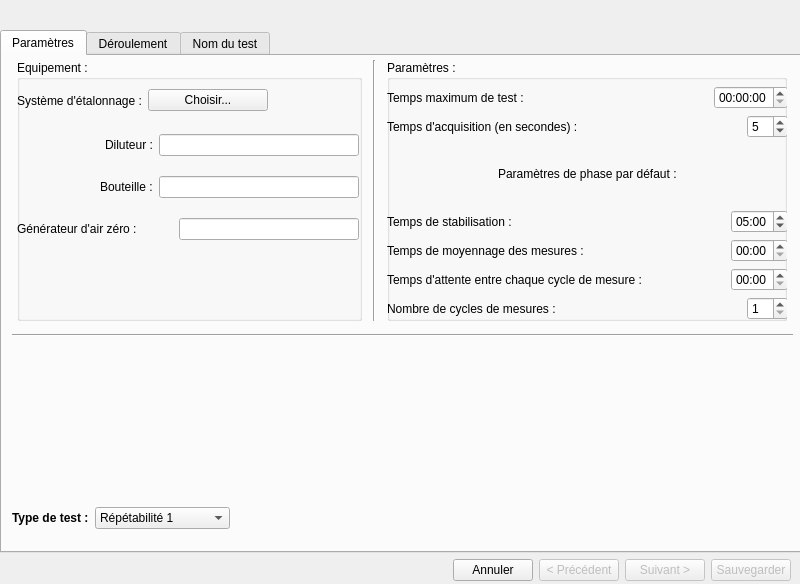
<?xml version="1.0" encoding="UTF-8"?>
<ui version="4.0">
 <class>CreationTest</class>
 <widget class="QWidget" name="CreationTest">
  <property name="windowModality">
   <enum>Qt::ApplicationModal</enum>
  </property>
  <property name="geometry">
   <rect>
    <x>0</x>
    <y>0</y>
    <width>800</width>
    <height>584</height>
   </rect>
  </property>
  <property name="windowTitle">
   <string>Création de test</string>
  </property>
  <widget class="QWidget" name="layoutWidget">
   <property name="geometry">
    <rect>
     <x>0</x>
     <y>30</y>
     <width>801</width>
     <height>551</height>
    </rect>
   </property>
   <layout class="QVBoxLayout" name="verticalLayout_3">
    <property name="sizeConstraint">
     <enum>QLayout::SetNoConstraint</enum>
    </property>
    <property name="topMargin">
     <number>0</number>
    </property>
    <item>
     <widget class="QTabWidget" name="tabWidget">
      <property name="tabPosition">
       <enum>QTabWidget::North</enum>
      </property>
      <property name="tabShape">
       <enum>QTabWidget::Rounded</enum>
      </property>
      <property name="currentIndex">
       <number>0</number>
      </property>
      <widget class="QWidget" name="tab_Parametres">
       <attribute name="title">
        <string>Paramètres</string>
       </attribute>
       <widget class="QWidget" name="layoutWidget">
        <property name="geometry">
         <rect>
          <x>10</x>
          <y>4</y>
          <width>781</width>
          <height>261</height>
         </rect>
        </property>
        <layout class="QHBoxLayout" name="horizontalLayout_12">
         <item>
          <widget class="QGroupBox" name="groupBox">
           <property name="sizePolicy">
            <sizepolicy hsizetype="Fixed" vsizetype="Preferred">
             <horstretch>0</horstretch>
             <verstretch>0</verstretch>
            </sizepolicy>
           </property>
           <property name="minimumSize">
            <size>
             <width>345</width>
             <height>0</height>
            </size>
           </property>
           <property name="title">
            <string>Equipement :</string>
           </property>
           <widget class="QWidget" name="layoutWidget">
            <property name="geometry">
             <rect>
              <x>0</x>
              <y>60</y>
              <width>342</width>
              <height>136</height>
             </rect>
            </property>
            <layout class="QVBoxLayout" name="verticalLayout">
             <item>
              <layout class="QHBoxLayout" name="horizontalLayout_2">
               <item>
                <spacer name="horizontalSpacer">
                 <property name="orientation">
                  <enum>Qt::Horizontal</enum>
                 </property>
                 <property name="sizeHint" stdset="0">
                  <size>
                   <width>40</width>
                   <height>20</height>
                  </size>
                 </property>
                </spacer>
               </item>
               <item>
                <widget class="QLabel" name="label_2">
                 <property name="text">
                  <string>Diluteur :</string>
                 </property>
                </widget>
               </item>
               <item>
                <widget class="QLineEdit" name="lineEdit_Diluteur">
                 <property name="minimumSize">
                  <size>
                   <width>200</width>
                   <height>0</height>
                  </size>
                 </property>
                 <property name="maximumSize">
                  <size>
                   <width>200</width>
                   <height>16777215</height>
                  </size>
                 </property>
                 <property name="readOnly">
                  <bool>true</bool>
                 </property>
                </widget>
               </item>
              </layout>
             </item>
             <item>
              <layout class="QHBoxLayout" name="horizontalLayout_3">
               <item>
                <spacer name="horizontalSpacer_2">
                 <property name="orientation">
                  <enum>Qt::Horizontal</enum>
                 </property>
                 <property name="sizeHint" stdset="0">
                  <size>
                   <width>40</width>
                   <height>20</height>
                  </size>
                 </property>
                </spacer>
               </item>
               <item>
                <widget class="QLabel" name="label_3">
                 <property name="text">
                  <string>Bouteille :</string>
                 </property>
                </widget>
               </item>
               <item>
                <widget class="QLineEdit" name="lineEdit_Bouteille">
                 <property name="sizePolicy">
                  <sizepolicy hsizetype="Expanding" vsizetype="Fixed">
                   <horstretch>0</horstretch>
                   <verstretch>0</verstretch>
                  </sizepolicy>
                 </property>
                 <property name="minimumSize">
                  <size>
                   <width>200</width>
                   <height>0</height>
                  </size>
                 </property>
                 <property name="maximumSize">
                  <size>
                   <width>200</width>
                   <height>16777215</height>
                  </size>
                 </property>
                 <property name="readOnly">
                  <bool>true</bool>
                 </property>
                </widget>
               </item>
              </layout>
             </item>
             <item>
              <layout class="QHBoxLayout" name="horizontalLayout_4">
               <item>
                <widget class="QLabel" name="label_4">
                 <property name="text">
                  <string>Générateur d'air zéro :</string>
                 </property>
                </widget>
               </item>
               <item>
                <spacer name="horizontalSpacer_3">
                 <property name="orientation">
                  <enum>Qt::Horizontal</enum>
                 </property>
                 <property name="sizeHint" stdset="0">
                  <size>
                   <width>40</width>
                   <height>20</height>
                  </size>
                 </property>
                </spacer>
               </item>
               <item>
                <widget class="QLineEdit" name="lineEdit_GZero">
                 <property name="minimumSize">
                  <size>
                   <width>180</width>
                   <height>0</height>
                  </size>
                 </property>
                 <property name="maximumSize">
                  <size>
                   <width>180</width>
                   <height>16777215</height>
                  </size>
                 </property>
                 <property name="readOnly">
                  <bool>true</bool>
                 </property>
                </widget>
               </item>
              </layout>
             </item>
            </layout>
           </widget>
           <widget class="QWidget" name="layoutWidget">
            <property name="geometry">
             <rect>
              <x>0</x>
              <y>26</y>
              <width>251</width>
              <height>29</height>
             </rect>
            </property>
            <layout class="QHBoxLayout" name="horizontalLayout">
             <item>
              <widget class="QLabel" name="label">
               <property name="text">
                <string>Système d'étalonnage :</string>
               </property>
              </widget>
             </item>
             <item>
              <widget class="QPushButton" name="button_ChoixSystemeEtalon">
               <property name="text">
                <string>Choisir...</string>
               </property>
              </widget>
             </item>
            </layout>
           </widget>
          </widget>
         </item>
         <item>
          <widget class="Line" name="line_2">
           <property name="orientation">
            <enum>Qt::Vertical</enum>
           </property>
          </widget>
         </item>
         <item>
          <widget class="QGroupBox" name="groupBox_2">
           <property name="sizePolicy">
            <sizepolicy hsizetype="Fixed" vsizetype="Preferred">
             <horstretch>0</horstretch>
             <verstretch>0</verstretch>
            </sizepolicy>
           </property>
           <property name="minimumSize">
            <size>
             <width>400</width>
             <height>0</height>
            </size>
           </property>
           <property name="title">
            <string>Paramètres :</string>
           </property>
           <widget class="QWidget" name="layoutWidget">
            <property name="geometry">
             <rect>
              <x>0</x>
              <y>26</y>
              <width>401</width>
              <height>234</height>
             </rect>
            </property>
            <layout class="QVBoxLayout" name="verticalLayout_2">
             <item>
              <layout class="QHBoxLayout" name="horizontalLayout_9">
               <item>
                <widget class="QLabel" name="label_10">
                 <property name="text">
                  <string>Temps maximum de test :</string>
                 </property>
                </widget>
               </item>
               <item>
                <spacer name="horizontalSpacer_5">
                 <property name="orientation">
                  <enum>Qt::Horizontal</enum>
                 </property>
                 <property name="sizeHint" stdset="0">
                  <size>
                   <width>40</width>
                   <height>20</height>
                  </size>
                 </property>
                </spacer>
               </item>
               <item>
                <widget class="QTimeEdit" name="timeEdit_TempsMaxTest"/>
               </item>
              </layout>
             </item>
             <item>
              <layout class="QHBoxLayout" name="horizontalLayout_6">
               <item>
                <widget class="QLabel" name="label_6">
                 <property name="text">
                  <string>Temps d'acquisition (en secondes) :</string>
                 </property>
                </widget>
               </item>
               <item>
                <spacer name="horizontalSpacer_4">
                 <property name="orientation">
                  <enum>Qt::Horizontal</enum>
                 </property>
                 <property name="sizeHint" stdset="0">
                  <size>
                   <width>40</width>
                   <height>20</height>
                  </size>
                 </property>
                </spacer>
               </item>
               <item>
                <widget class="QSpinBox" name="spinBox_TempsAcquisition">
                 <property name="minimum">
                  <number>2</number>
                 </property>
                 <property name="value">
                  <number>5</number>
                 </property>
                </widget>
               </item>
              </layout>
             </item>
             <item>
              <layout class="QHBoxLayout" name="horizontalLayout_13">
               <item>
                <spacer name="horizontalSpacer_10">
                 <property name="orientation">
                  <enum>Qt::Horizontal</enum>
                 </property>
                 <property name="sizeHint" stdset="0">
                  <size>
                   <width>40</width>
                   <height>20</height>
                  </size>
                 </property>
                </spacer>
               </item>
               <item>
                <widget class="QLabel" name="label_7">
                 <property name="text">
                  <string>Paramètres de phase par défaut :</string>
                 </property>
                </widget>
               </item>
               <item>
                <spacer name="horizontalSpacer_11">
                 <property name="orientation">
                  <enum>Qt::Horizontal</enum>
                 </property>
                 <property name="sizeHint" stdset="0">
                  <size>
                   <width>40</width>
                   <height>20</height>
                  </size>
                 </property>
                </spacer>
               </item>
              </layout>
             </item>
             <item>
              <layout class="QHBoxLayout" name="horizontalLayout_7">
               <item>
                <widget class="QLabel" name="label_8">
                 <property name="text">
                  <string>Temps de stabilisation :</string>
                 </property>
                </widget>
               </item>
               <item>
                <spacer name="horizontalSpacer_6">
                 <property name="orientation">
                  <enum>Qt::Horizontal</enum>
                 </property>
                 <property name="sizeHint" stdset="0">
                  <size>
                   <width>40</width>
                   <height>20</height>
                  </size>
                 </property>
                </spacer>
               </item>
               <item>
                <widget class="QTimeEdit" name="timeEdit_TempsStabilisation">
                 <property name="currentSection">
                  <enum>QDateTimeEdit::MinuteSection</enum>
                 </property>
                 <property name="displayFormat">
                  <string>mm:ss</string>
                 </property>
                 <property name="time">
                  <time>
                   <hour>0</hour>
                   <minute>5</minute>
                   <second>0</second>
                  </time>
                 </property>
                </widget>
               </item>
              </layout>
             </item>
             <item>
              <layout class="QHBoxLayout" name="horizontalLayout_8">
               <item>
                <widget class="QLabel" name="label_9">
                 <property name="text">
                  <string>Temps de moyennage des mesures :</string>
                 </property>
                </widget>
               </item>
               <item>
                <spacer name="horizontalSpacer_7">
                 <property name="orientation">
                  <enum>Qt::Horizontal</enum>
                 </property>
                 <property name="sizeHint" stdset="0">
                  <size>
                   <width>40</width>
                   <height>20</height>
                  </size>
                 </property>
                </spacer>
               </item>
               <item>
                <widget class="QTimeEdit" name="timeEdit_TempsMoyennageMesures">
                 <property name="displayFormat">
                  <string>mm:ss</string>
                 </property>
                </widget>
               </item>
              </layout>
             </item>
             <item>
              <layout class="QHBoxLayout" name="horizontalLayout_14">
               <item>
                <widget class="QLabel" name="label_12">
                 <property name="text">
                  <string>Temps d'attente entre chaque cycle de mesure :</string>
                 </property>
                </widget>
               </item>
               <item>
                <spacer name="horizontalSpacer_13">
                 <property name="orientation">
                  <enum>Qt::Horizontal</enum>
                 </property>
                 <property name="sizeHint" stdset="0">
                  <size>
                   <width>40</width>
                   <height>20</height>
                  </size>
                 </property>
                </spacer>
               </item>
               <item>
                <widget class="QTimeEdit" name="timeEdit_TempsAttenteEntreMesure">
                 <property name="displayFormat">
                  <string>mm:ss</string>
                 </property>
                </widget>
               </item>
              </layout>
             </item>
             <item>
              <layout class="QHBoxLayout" name="horizontalLayout_10">
               <item>
                <widget class="QLabel" name="label_11">
                 <property name="text">
                  <string>Nombre de cycles de mesures :</string>
                 </property>
                </widget>
               </item>
               <item>
                <spacer name="horizontalSpacer_8">
                 <property name="orientation">
                  <enum>Qt::Horizontal</enum>
                 </property>
                 <property name="sizeHint" stdset="0">
                  <size>
                   <width>40</width>
                   <height>20</height>
                  </size>
                 </property>
                </spacer>
               </item>
               <item>
                <widget class="QSpinBox" name="spinBox_nbCyclesMesures">
                 <property name="minimum">
                  <number>1</number>
                 </property>
                 <property name="value">
                  <number>1</number>
                 </property>
                </widget>
               </item>
              </layout>
             </item>
            </layout>
           </widget>
          </widget>
         </item>
        </layout>
       </widget>
       <widget class="QWidget" name="layoutWidget">
        <property name="geometry">
         <rect>
          <x>10</x>
          <y>270</y>
          <width>781</width>
          <height>211</height>
         </rect>
        </property>
        <layout class="QVBoxLayout" name="verticalLayout_8">
         <item>
          <widget class="Line" name="line">
           <property name="orientation">
            <enum>Qt::Horizontal</enum>
           </property>
          </widget>
         </item>
         <item>
          <layout class="QVBoxLayout" name="verticalLayout_7">
           <item>
            <widget class="QFrame" name="frame">
             <property name="sizePolicy">
              <sizepolicy hsizetype="Fixed" vsizetype="Fixed">
               <horstretch>0</horstretch>
               <verstretch>0</verstretch>
              </sizepolicy>
             </property>
             <property name="minimumSize">
              <size>
               <width>0</width>
               <height>150</height>
              </size>
             </property>
             <property name="maximumSize">
              <size>
               <width>16777215</width>
               <height>150</height>
              </size>
             </property>
             <property name="frameShape">
              <enum>QFrame::StyledPanel</enum>
             </property>
             <property name="frameShadow">
              <enum>QFrame::Raised</enum>
             </property>
            </widget>
           </item>
           <item>
            <layout class="QHBoxLayout" name="horizontalLayout_17">
             <item>
              <layout class="QHBoxLayout" name="horizontalLayout_5">
               <item>
                <widget class="QLabel" name="label_5">
                 <property name="sizePolicy">
                  <sizepolicy hsizetype="Fixed" vsizetype="Fixed">
                   <horstretch>0</horstretch>
                   <verstretch>0</verstretch>
                  </sizepolicy>
                 </property>
                 <property name="font">
                  <font>
                   <weight>75</weight>
                   <bold>true</bold>
                  </font>
                 </property>
                 <property name="text">
                  <string>Type de test :</string>
                 </property>
                </widget>
               </item>
               <item>
                <widget class="QComboBox" name="cb_ChoixTypeTest">
                 <property name="sizePolicy">
                  <sizepolicy hsizetype="Fixed" vsizetype="Fixed">
                   <horstretch>0</horstretch>
                   <verstretch>0</verstretch>
                  </sizepolicy>
                 </property>
                 <item>
                  <property name="text">
                   <string>Répétabilité 1</string>
                  </property>
                 </item>
                 <item>
                  <property name="text">
                   <string>Répétabilité 2</string>
                  </property>
                 </item>
                 <item>
                  <property name="text">
                   <string>Linéarité</string>
                  </property>
                 </item>
                 <item>
                  <property name="text">
                   <string>Temps de réponse</string>
                  </property>
                 </item>
                 <item>
                  <property name="text">
                   <string>Rendement de four</string>
                  </property>
                 </item>
                 <item>
                  <property name="text">
                   <string>Personnalisé</string>
                  </property>
                 </item>
                </widget>
               </item>
              </layout>
             </item>
             <item>
              <spacer name="horizontalSpacer_16">
               <property name="orientation">
                <enum>Qt::Horizontal</enum>
               </property>
               <property name="sizeHint" stdset="0">
                <size>
                 <width>40</width>
                 <height>20</height>
                </size>
               </property>
              </spacer>
             </item>
            </layout>
           </item>
          </layout>
         </item>
        </layout>
       </widget>
      </widget>
      <widget class="QWidget" name="tab_Deroulement">
       <attribute name="title">
        <string>Déroulement</string>
       </attribute>
       <widget class="QWidget" name="horizontalLayoutWidget">
        <property name="geometry">
         <rect>
          <x>269</x>
          <y>-1</y>
          <width>521</width>
          <height>481</height>
         </rect>
        </property>
        <layout class="QHBoxLayout" name="h_Layout_EditPhase">
         <property name="sizeConstraint">
          <enum>QLayout::SetDefaultConstraint</enum>
         </property>
        </layout>
       </widget>
       <widget class="QWidget" name="layoutWidget">
        <property name="geometry">
         <rect>
          <x>2</x>
          <y>1</y>
          <width>261</width>
          <height>481</height>
         </rect>
        </property>
        <layout class="QVBoxLayout" name="verticalLayout_5">
         <item>
          <layout class="QHBoxLayout" name="h_layout_Deroulement">
           <item>
            <layout class="QVBoxLayout" name="verticalLayout_4">
             <property name="sizeConstraint">
              <enum>QLayout::SetFixedSize</enum>
             </property>
             <item>
              <layout class="QHBoxLayout" name="horizontalLayout_15">
               <item>
                <widget class="QLabel" name="label_13">
                 <property name="sizePolicy">
                  <sizepolicy hsizetype="Fixed" vsizetype="Preferred">
                   <horstretch>0</horstretch>
                   <verstretch>0</verstretch>
                  </sizepolicy>
                 </property>
                 <property name="text">
                  <string>Phases de test :</string>
                 </property>
                </widget>
               </item>
               <item>
                <spacer name="horizontalSpacer_14">
                 <property name="orientation">
                  <enum>Qt::Horizontal</enum>
                 </property>
                 <property name="sizeType">
                  <enum>QSizePolicy::Preferred</enum>
                 </property>
                 <property name="sizeHint" stdset="0">
                  <size>
                   <width>40</width>
                   <height>20</height>
                  </size>
                 </property>
                </spacer>
               </item>
              </layout>
             </item>
             <item>
              <widget class="QListWidget" name="listWidget_Phases">
               <property name="sizePolicy">
                <sizepolicy hsizetype="Fixed" vsizetype="Fixed">
                 <horstretch>0</horstretch>
                 <verstretch>0</verstretch>
                </sizepolicy>
               </property>
               <property name="minimumSize">
                <size>
                 <width>158</width>
                 <height>422</height>
                </size>
               </property>
               <property name="maximumSize">
                <size>
                 <width>158</width>
                 <height>422</height>
                </size>
               </property>
               <property name="editTriggers">
                <set>QAbstractItemView::NoEditTriggers</set>
               </property>
               <property name="alternatingRowColors">
                <bool>true</bool>
               </property>
               <property name="selectionBehavior">
                <enum>QAbstractItemView::SelectItems</enum>
               </property>
               <property name="modelColumn">
                <number>0</number>
               </property>
               <property name="sortingEnabled">
                <bool>true</bool>
               </property>
              </widget>
             </item>
            </layout>
           </item>
           <item>
            <layout class="QVBoxLayout" name="verticalLayout_6">
             <item>
              <spacer name="verticalSpacer">
               <property name="orientation">
                <enum>Qt::Vertical</enum>
               </property>
               <property name="sizeType">
                <enum>QSizePolicy::Minimum</enum>
               </property>
               <property name="sizeHint" stdset="0">
                <size>
                 <width>20</width>
                 <height>25</height>
                </size>
               </property>
              </spacer>
             </item>
             <item>
              <layout class="QVBoxLayout" name="v_Layout_ButtonPhase">
               <property name="sizeConstraint">
                <enum>QLayout::SetFixedSize</enum>
               </property>
               <item>
                <widget class="QPushButton" name="button_AjouterPhase">
                 <property name="text">
                  <string>Ajouter</string>
                 </property>
                </widget>
               </item>
               <item>
                <widget class="QPushButton" name="button_InsererPhase">
                 <property name="text">
                  <string>Insérer</string>
                 </property>
                </widget>
               </item>
               <item>
                <widget class="QPushButton" name="button_ModifierPhase">
                 <property name="text">
                  <string>Modifier</string>
                 </property>
                </widget>
               </item>
               <item>
                <widget class="QPushButton" name="button_SupprimerPhase">
                 <property name="text">
                  <string>Supprimer</string>
                 </property>
                </widget>
               </item>
              </layout>
             </item>
             <item>
              <spacer name="verticalSpacer_2">
               <property name="orientation">
                <enum>Qt::Vertical</enum>
               </property>
               <property name="sizeHint" stdset="0">
                <size>
                 <width>20</width>
                 <height>40</height>
                </size>
               </property>
              </spacer>
             </item>
            </layout>
           </item>
          </layout>
         </item>
         <item>
          <layout class="QHBoxLayout" name="horizontalLayout_18">
           <item>
            <widget class="QLabel" name="label_14">
             <property name="text">
              <string>Nombre de cycles de phases :</string>
             </property>
            </widget>
           </item>
           <item>
            <widget class="QSpinBox" name="spinBox_NbCyclesPhases">
             <property name="minimum">
              <number>1</number>
             </property>
             <property name="value">
              <number>1</number>
             </property>
            </widget>
           </item>
          </layout>
         </item>
        </layout>
       </widget>
      </widget>
      <widget class="QWidget" name="tab_NomTest">
       <attribute name="title">
        <string>Nom du test</string>
       </attribute>
       <widget class="QWidget" name="layoutWidget">
        <property name="geometry">
         <rect>
          <x>260</x>
          <y>450</y>
          <width>521</width>
          <height>29</height>
         </rect>
        </property>
        <layout class="QHBoxLayout" name="horizontalLayout_19">
         <item>
          <widget class="QLabel" name="label_15">
           <property name="text">
            <string>Donner un nom au test :</string>
           </property>
          </widget>
         </item>
         <item>
          <widget class="QLineEdit" name="lineEdit_NomTest"/>
         </item>
        </layout>
       </widget>
      </widget>
     </widget>
    </item>
    <item>
     <layout class="QHBoxLayout" name="horizontalLayout_11">
      <item>
       <spacer name="horizontalSpacer_12">
        <property name="orientation">
         <enum>Qt::Horizontal</enum>
        </property>
        <property name="sizeHint" stdset="0">
         <size>
          <width>40</width>
          <height>20</height>
         </size>
        </property>
       </spacer>
      </item>
      <item>
       <widget class="QPushButton" name="button_Annuler">
        <property name="text">
         <string>Annuler</string>
        </property>
       </widget>
      </item>
      <item>
       <widget class="QPushButton" name="button_Precedent">
        <property name="enabled">
         <bool>false</bool>
        </property>
        <property name="text">
         <string>&lt; Précédent</string>
        </property>
       </widget>
      </item>
      <item>
       <widget class="QPushButton" name="button_Suivant">
        <property name="enabled">
         <bool>false</bool>
        </property>
        <property name="text">
         <string>Suivant &gt;</string>
        </property>
       </widget>
      </item>
      <item>
       <widget class="QPushButton" name="button_Sauvegarder">
        <property name="enabled">
         <bool>false</bool>
        </property>
        <property name="text">
         <string>Sauvegarder</string>
        </property>
       </widget>
      </item>
      <item>
       <spacer name="horizontalSpacer_9">
        <property name="orientation">
         <enum>Qt::Horizontal</enum>
        </property>
        <property name="sizeType">
         <enum>QSizePolicy::Fixed</enum>
        </property>
        <property name="sizeHint" stdset="0">
         <size>
          <width>10</width>
          <height>20</height>
         </size>
        </property>
       </spacer>
      </item>
     </layout>
    </item>
   </layout>
  </widget>
 </widget>
 <resources/>
 <connections/>
</ui>
